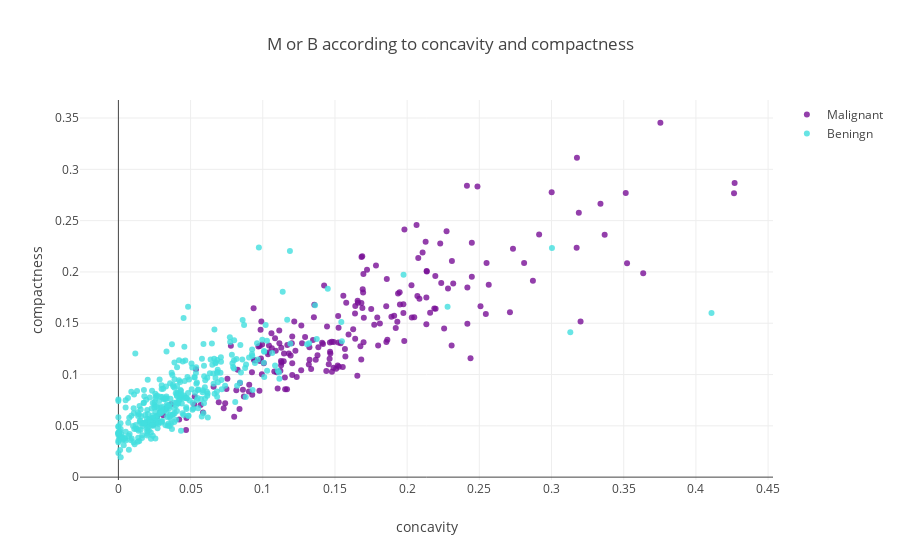

The notebook cell saved with this chart:
### Markdown cell above
This graph also proves our statement, because same cituation is here. All the bars have a similar length.

### Code cell
trace1 = go.Scatter(
                    x= target_M_data.concavity_mean,
                    y= target_M_data.compactness_mean,
                    mode = "markers",
                    name = "Malignant",
                    marker = dict(color = "rgba(120,15,150,0.8)"),
                    text = target_M_data.diagnosis)

trace2 = go.Scatter(
                    x= target_B_data.concavity_mean,
                    y= target_B_data.compactness_mean,
                    mode = "markers",
                    name = "Beningn",
                    marker = dict(color = "rgba(66,222,222,0.8)"),
                    text = target_B_data.diagnosis)

scatter_data = [trace1, trace2]

layout = dict(title = "M or B according to concavity and compactness",
             xaxis = dict(title = "concavity"),
             yaxis = dict(title = "compactness")
             )

fig = dict(layout = layout, data = scatter_data)

iplot(fig)

### Figure 1 — Plotly figure (JSON) as saved in the notebook; plotly's stock layout.template omitted (floating-point values rounded to 4 significant figures; data arrays with more than 128 entries replaced by an {"elided": "..."} marker saying what was removed)
{"data": [{"marker": {"color": "rgba(120,15,150,0.8)"}, "mode": "markers", "name": "Malignant", "text": {"elided": "212 str values"}, "type": "scatter", "uid": "53e7e36f-bfd2-4d6f-a86c-1315020b2d3b", "x": {"elided": "212 float values"}, "y": {"elided": "212 float values"}}, {"marker": {"color": "rgba(66,222,222,0.8)"}, "mode": "markers", "name": "Beningn", "text": {"elided": "357 str values"}, "type": "scatter", "uid": "f3d8979d-a396-4aa6-ae2b-039faf6aa1b5", "x": {"elided": "357 float values"}, "y": {"elided": "357 float values"}}], "layout": {"title": {"text": "M or B according to concavity and compactness"}, "xaxis": {"title": {"text": "concavity"}}, "yaxis": {"title": {"text": "compactness"}}}}
